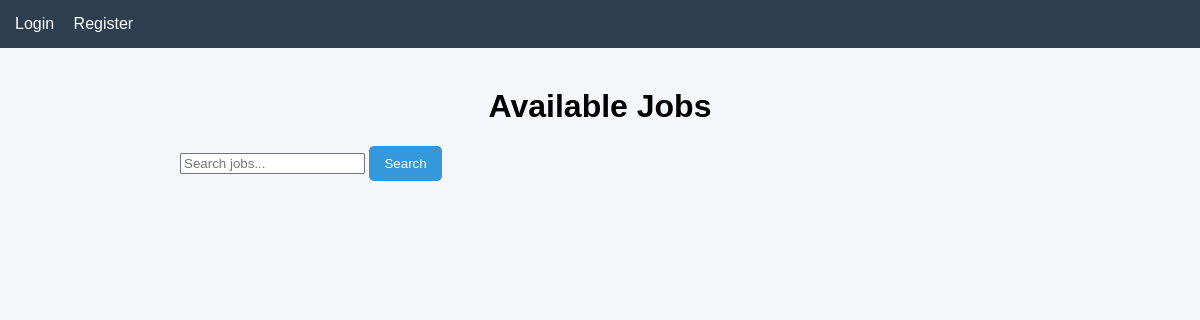
The app's page /, older data.
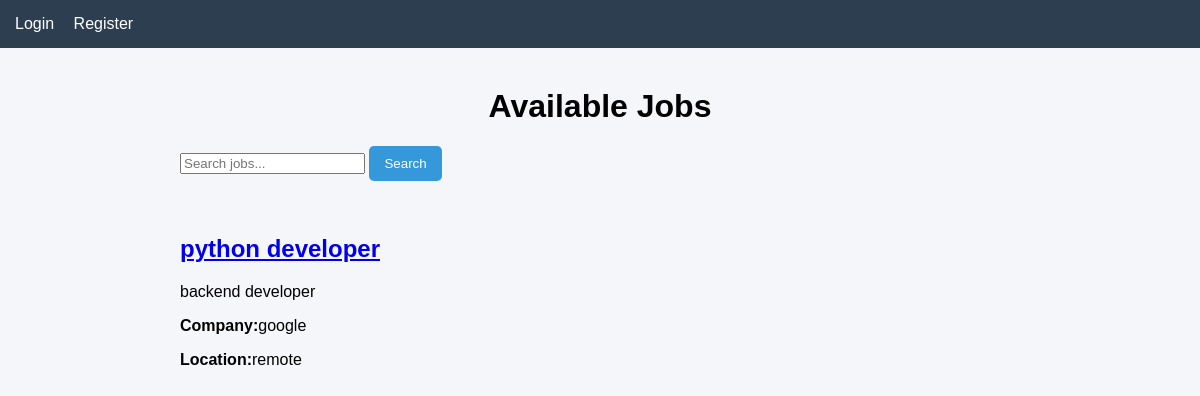
The same page, newer data.
### jobs/models.py (models this page shows, shortened)
class Job(models.Model):
  title=models.CharField(max_length=200)
  company=models.CharField(max_length=200)
  location=models.CharField(max_length=200)
  description=models.TextField()
  posted_by=models.ForeignKey(User,on_delete=models.CASCADE)
  created_at=models.DateTimeField(auto_now_add=True)

### jobs/views.py (the view)
# urls.py: path("",views.job_list,name='job_list'),
def job_list(request):
  query=request.GET.get('q')
  if query:
    jobs=Job.objects.filter(Q(title__icontains=query)|Q(company__icontains=query)|Q(location__icontains=query))
  else:
    jobs= Job.objects.all()
  return render(request,"jobs/job_list.html",{"jobs":jobs})

### jobs/templates/jobs/job_list.html (shortened to what this page needs)
{% load static %}
<html>
<head>
  <link rel="stylesheet" href="{% static 'jobs/style.css' %}">
</head>
<body>
<div class="navbar">
{% if user.is_authenticated %}
  <p>Welcome {{ user.username }}</p>
  <a href="{% url 'logout' %}">Logout</a>
  <a href="{% url 'my_applications' %}">My Applications</a>
{% else %}
  <a href="/login/">Login</a>
  <a href="/register/">Register</a>
{% endif %}
</div>
<div class="container">
<h1>Available Jobs</h1>
<form method="GET">
<input type="text" name="q" placeholder="Search jobs..." >
<button type="submit">Search</button>
</form>
<br>
{% for job in jobs %}
<div>
  <h2><a href="{%url 'job_detail' job.id %}">{{job.title}}</a></h2>
  <p>{{job.description}}</p>
  <p><strong>Company:</strong>{{job.company}}</p>
  <p><strong>Location:</strong>{{job.location}}</p>
</div>
{% endfor %}
</div>
</body>
</html>

Row changes from the older to the newer data that the page shows:
added Job: title "python developer", description "backend developer", company "google", location "remote"
